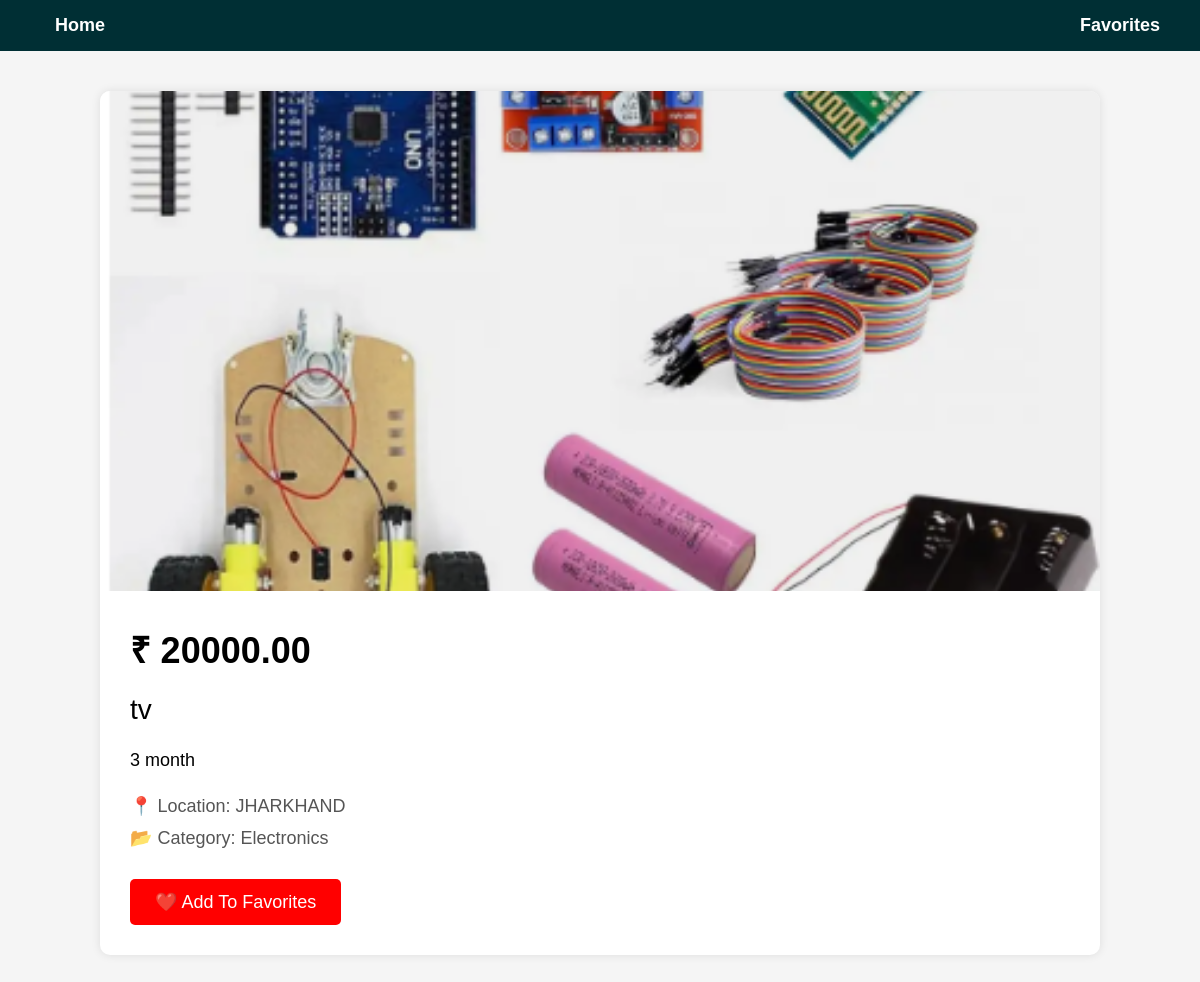
The page /public/product.php?id=3 on the database its author committed.
### tables this page shows
CREATE TABLE `products` (
  `id` int(11) NOT NULL,
  `user_id` int(11) NOT NULL,
  `title` varchar(255) NOT NULL,
  `description` text NOT NULL,
  `price` decimal(10,2) NOT NULL,
  `location` varchar(255) NOT NULL,
  `category` varchar(100) NOT NULL,
  `image` varchar(255) NOT NULL,
  `created_at` timestamp NOT NULL DEFAULT current_timestamp()
);

### public/product.php (called while the page is built)
<?php
require_once '../modules/products/product_view.php';
?>

### modules/products/product_view.php (the view, shortened to what this page needs)
<?php
require_once __DIR__ . '/../../shared/db.php';
$product_id = $_GET['id'];
$sql = "SELECT * FROM products WHERE id = '$product_id'";
$result = mysqli_query($conn, $sql);
$product = mysqli_fetch_assoc($result);
?>
<!DOCTYPE html>
<html lang="en">
<head>
</head>
<body>
<div class="navbar">
    <div>
        <a href="index.php">Home</a>
    </div>
    <div>
        <a href="favorites.php">Favorites</a>
    </div>
</div>
<div class="container">
    <div class="product-image">
        <img src="../uploads/products/<?php echo $product['image']; ?>">
    </div>
    <div class="product-details">
        <div class="price">
            ₹ <?php echo $product['price']; ?>
        </div>
        <div class="title">
            <?php echo $product['title']; ?>
        </div>
        <div class="description">
            <?php echo $product['description']; ?>
        </div>
        <div class="info">
            📍 Location: <?php echo $product['location']; ?>
        </div>
        <div class="info">
            📂 Category: <?php echo $product['category']; ?>
        </div>
        <a
            class="favorite-btn"
            href="../modules/products/favorite_actions.php?product_id=<?php echo $product['id']; ?>"
        >
            ❤️ Add To Favorites
        </a>
    </div>
</div>
</body>
</html>

### modules/products/product_view.php (style rules this page uses)
* { margin:0; padding:0; box-sizing:border-box; font-family:Arial, sans-serif; }
body { background:#f5f5f5; }
.navbar { background:#002f34; padding:15px 40px; color:white; display:flex; justify-content:space-between; align-items:center; }
.navbar a { color:white; text-decoration:none; font-size:18px; font-weight:bold; margin-left:15px; }
.container { width:90%; max-width:1000px; margin:40px auto; background:white; border-radius:10px; overflow:hidden; box-shadow:0px 0px 10px rgba(0,0,0,0.1); }
.product-image img { width:100%; height:500px; object-fit:cover; }
.product-details { padding:30px; }
.price { font-size:36px; font-weight:bold; margin-bottom:20px; }
.title { font-size:28px; margin-bottom:20px; }
.description { font-size:18px; line-height:1.6; margin-bottom:20px; }
.info { font-size:18px; margin-bottom:10px; color:#555; }
.favorite-btn { display:inline-block; margin-top:20px; padding:12px 25px; background:red; color:white; text-decoration:none; border-radius:5px; font-size:18px; }

### rows shown on the page
products: image (picture), price "20000.00", title "tv", description "3 month", location "JHARKHAND", category "Electronics"
